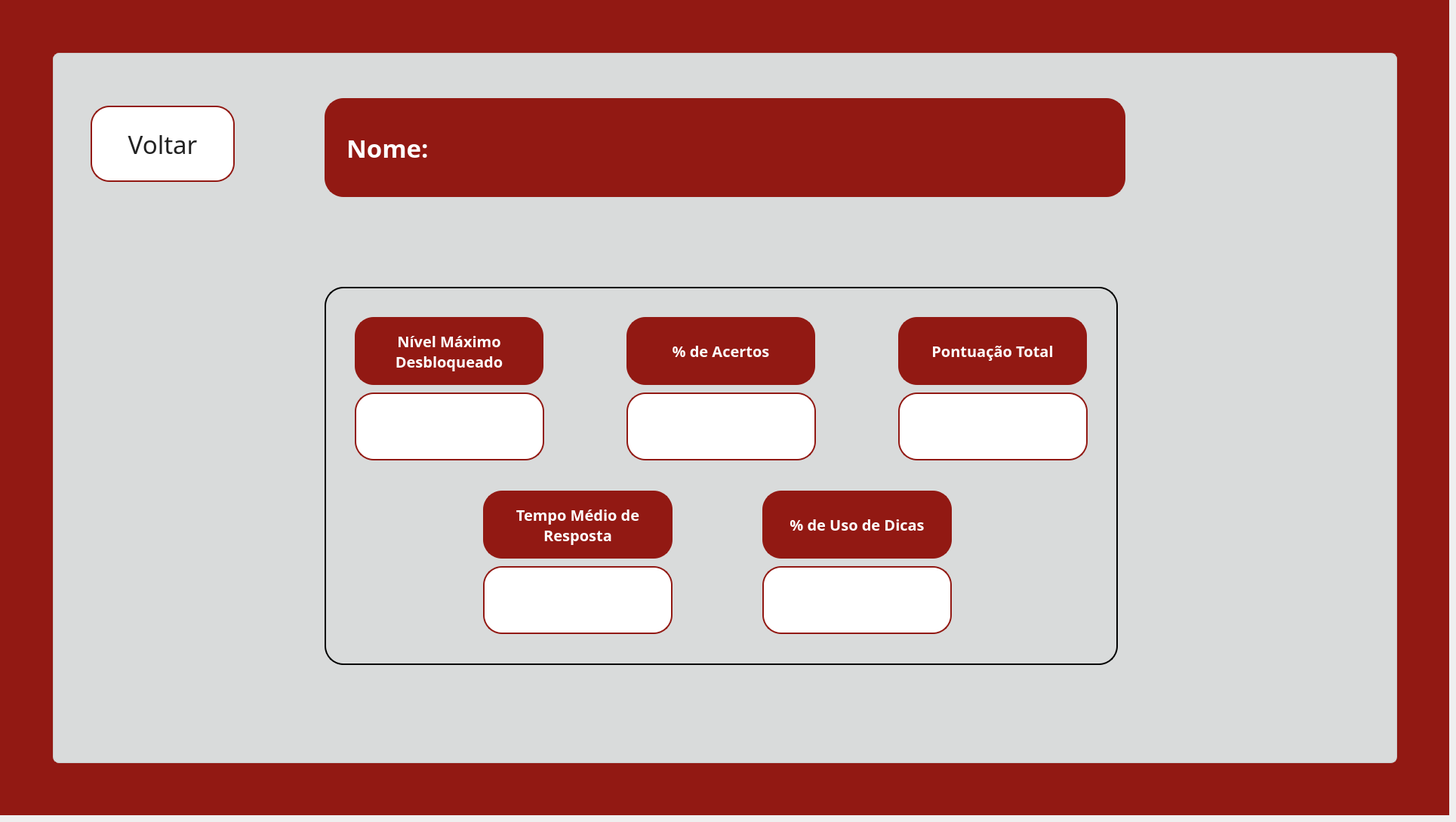
    <widget class="QWidget" name="pg_relatorioindividual">
     <widget class="QWidget" name="fundo_gabarito_2" native="true">
      <property name="geometry">
       <rect>
        <x>0</x>
        <y>0</y>
        <width>1920</width>
        <height>1080</height>
       </rect>
      </property>
      <property name="styleSheet">
       <string notr="true">background-color: #921913;</string>
      </property>
      <widget class="QWidget" name="container_gabarito_2" native="true">
       <property name="geometry">
        <rect>
         <x>70</x>
         <y>70</y>
         <width>1781</width>
         <height>941</height>
        </rect>
       </property>
       <property name="styleSheet">
        <string notr="true">background-color: #d9dbdb;
border: 1px solid #cccccc;
border-radius: 8px;</string>
       </property>
       <widget class="QLabel" name="lbl_titulo_gabarito_2">
        <property name="geometry">
         <rect>
          <x>360</x>
          <y>60</y>
          <width>1061</width>
          <height>131</height>
         </rect>
        </property>
        <property name="font">
         <font>
          <family>Arbutus Slab</family>
          <pointsize>25</pointsize>
          <bold>true</bold>
         </font>
        </property>
        <property name="cursor">
         <cursorShape>ArrowCursor</cursorShape>
        </property>
        <property name="styleSheet">
         <string notr="true">background-color: #921913;
border: 2px solid #921913;
border-radius: 25px;
color: white;
padding: 0 18px</string>
        </property>
        <property name="text">
         <string>Nome: </string>
        </property>
        <property name="textFormat">
         <enum>Qt::TextFormat::AutoText</enum>
        </property>
        <property name="alignment">
         <set>Qt::AlignmentFlag::AlignLeading|Qt::AlignmentFlag::AlignLeft|Qt::AlignmentFlag::AlignVCenter</set>
        </property>
        <property name="wordWrap">
         <bool>true</bool>
        </property>
       </widget>
       <widget class="QLabel" name="img_cel_A_gabarito_2">
        <property name="geometry">
         <rect>
          <x>0</x>
          <y>0</y>
          <width>451</width>
          <height>491</height>
         </rect>
        </property>
        <property name="font">
         <font>
          <bold>false</bold>
         </font>
        </property>
        <property name="styleSheet">
         <string notr="true">border: transparent;
background-color: transparent;</string>
        </property>
        <property name="text">
         <string/>
        </property>
        <property name="pixmap">
         <pixmap>../images/fundoetec.png</pixmap>
        </property>
        <property name="scaledContents">
         <bool>true</bool>
        </property>
       </widget>
       <widget class="QLabel" name="img_cel_C_gabarito_2">
        <property name="geometry">
         <rect>
          <x>0</x>
          <y>470</y>
          <width>461</width>
          <height>461</height>
         </rect>
        </property>
        <property name="styleSheet">
         <string notr="true">border: transparent;
background-color: transparent;</string>
        </property>
        <property name="text">
         <string/>
        </property>
        <property name="pixmap">
         <pixmap>../images/fundoetec.png</pixmap>
        </property>
        <property name="scaledContents">
         <bool>true</bool>
        </property>
       </widget>
       <widget class="QLabel" name="img_cel_B_gabarito_2">
        <property name="geometry">
         <rect>
          <x>430</x>
          <y>0</y>
          <width>451</width>
          <height>521</height>
         </rect>
        </property>
        <property name="styleSheet">
         <string notr="true">border: transparent;
background-color: transparent;</string>
        </property>
        <property name="text">
         <string/>
        </property>
        <property name="pixmap">
         <pixmap>../images/fundoetec.png</pixmap>
        </property>
        <property name="scaledContents">
         <bool>true</bool>
        </property>
       </widget>
       <widget class="QLabel" name="img_cel_enunciado_gabarito_2">
        <property name="geometry">
         <rect>
          <x>870</x>
          <y>0</y>
          <width>471</width>
          <height>481</height>
         </rect>
        </property>
        <property name="styleSheet">
         <string notr="true">border: transparent;
background-color: transparent;</string>
        </property>
        <property name="text">
         <string/>
        </property>
        <property name="pixmap">
         <pixmap>../images/fundoetec.png</pixmap>
        </property>
        <property name="scaledContents">
         <bool>true</bool>
        </property>
       </widget>
       <widget class="QLabel" name="img_cel_eliminar_gabarito_2">
        <property name="geometry">
         <rect>
          <x>450</x>
          <y>470</y>
          <width>461</width>
          <height>461</height>
         </rect>
        </property>
        <property name="styleSheet">
         <string notr="true">border: transparent;
background-color: transparent;</string>
        </property>
        <property name="text">
         <string/>
        </property>
        <property name="pixmap">
         <pixmap>../images/fundoetec.png</pixmap>
        </property>
        <property name="scaledContents">
         <bool>true</bool>
        </property>
       </widget>
       <widget class="QLabel" name="img_cel_D_gabarito_2">
        <property name="geometry">
         <rect>
          <x>890</x>
          <y>460</y>
          <width>441</width>
          <height>471</height>
         </rect>
        </property>
        <property name="styleSheet">
         <string notr="true">border: transparent;
background-color: transparent;</string>
        </property>
        <property name="text">
         <string/>
        </property>
        <property name="pixmap">
         <pixmap>../images/fundoetec.png</pixmap>
        </property>
        <property name="scaledContents">
         <bool>true</bool>
        </property>
       </widget>
       <widget class="QLabel" name="img_cel_extra_gabarito_2">
        <property name="geometry">
         <rect>
          <x>1310</x>
          <y>450</y>
          <width>481</width>
          <height>481</height>
         </rect>
        </property>
        <property name="styleSheet">
         <string notr="true">border: transparent;
background-color: transparent;</string>
        </property>
        <property name="text">
         <string/>
        </property>
        <property name="pixmap">
         <pixmap>../images/fundoetec.png</pixmap>
        </property>
        <property name="scaledContents">
         <bool>true</bool>
        </property>
       </widget>
       <widget class="QFrame" name="frame_card_gabarito_2">
        <property name="geometry">
         <rect>
          <x>360</x>
          <y>310</y>
          <width>1051</width>
          <height>501</height>
         </rect>
        </property>
        <property name="styleSheet">
         <string notr="true">border-radius: 25px;
border: 2px solid black;
</string>
        </property>
        <property name="frameShape">
         <enum>QFrame::Shape::StyledPanel</enum>
        </property>
        <property name="frameShadow">
         <enum>QFrame::Shadow::Raised</enum>
        </property>
        <widget class="QLabel" name="lbl_gabarito_alt1_2">
         <property name="geometry">
          <rect>
           <x>40</x>
           <y>40</y>
           <width>250</width>
           <height>90</height>
          </rect>
         </property>
         <property name="font">
          <font>
           <family>Arbutus Slab</family>
           <pointsize>15</pointsize>
           <bold>true</bold>
          </font>
         </property>
         <property name="cursor">
          <cursorShape>ArrowCursor</cursorShape>
         </property>
         <property name="styleSheet">
          <string notr="true">background-color: #921913;
border: 2px solid #921913;
border-radius: 25px;
color: white;
padding: 0 18px</string>
         </property>
         <property name="text">
          <string>Nível Máximo Desbloqueado</string>
         </property>
         <property name="textFormat">
          <enum>Qt::TextFormat::AutoText</enum>
         </property>
         <property name="alignment">
          <set>Qt::AlignmentFlag::AlignCenter</set>
         </property>
         <property name="wordWrap">
          <bool>true</bool>
         </property>
        </widget>
        <widget class="QLabel" name="lbl_gabarito_alt2_2">
         <property name="geometry">
          <rect>
           <x>400</x>
           <y>40</y>
           <width>250</width>
           <height>90</height>
          </rect>
         </property>
         <property name="font">
          <font>
           <family>Arbutus Slab</family>
           <pointsize>15</pointsize>
           <bold>true</bold>
          </font>
         </property>
         <property name="cursor">
          <cursorShape>ArrowCursor</cursorShape>
         </property>
         <property name="styleSheet">
          <string notr="true">background-color: #921913;
border: 2px solid #921913;
border-radius: 25px;
color: white;
padding: 0 18px</string>
         </property>
         <property name="text">
          <string>% de Acertos</string>
         </property>
         <property name="textFormat">
          <enum>Qt::TextFormat::AutoText</enum>
         </property>
         <property name="alignment">
          <set>Qt::AlignmentFlag::AlignCenter</set>
         </property>
         <property name="wordWrap">
          <bool>true</bool>
         </property>
        </widget>
        <widget class="QLabel" name="lbl_gabarito_alt3_2">
         <property name="geometry">
          <rect>
           <x>760</x>
           <y>40</y>
           <width>250</width>
           <height>90</height>
          </rect>
         </property>
         <property name="font">
          <font>
           <family>Arbutus Slab</family>
           <pointsize>15</pointsize>
           <bold>true</bold>
          </font>
         </property>
         <property name="cursor">
          <cursorShape>ArrowCursor</cursorShape>
         </property>
         <property name="styleSheet">
          <string notr="true">background-color: #921913;
border: 2px solid #921913;
border-radius: 25px;
color: white;
padding: 0 18px</string>
         </property>
         <property name="text">
          <string>Pontuação Total</string>
         </property>
         <property name="textFormat">
          <enum>Qt::TextFormat::AutoText</enum>
         </property>
         <property name="alignment">
          <set>Qt::AlignmentFlag::AlignCenter</set>
         </property>
         <property name="wordWrap">
          <bool>true</bool>
         </property>
        </widget>
        <widget class="QLabel" name="lbl_nivel2_2">
         <property name="geometry">
          <rect>
           <x>40</x>
           <y>140</y>
           <width>251</width>
           <height>90</height>
          </rect>
         </property>
         <property name="font">
          <font>
           <family>Arbutus Slab</family>
           <pointsize>20</pointsize>
          </font>
         </property>
         <property name="cursor">
          <cursorShape>ArrowCursor</cursorShape>
         </property>
         <property name="styleSheet">
          <string notr="true">background-color: white;
color: #222222;
border: 2px solid #921913;
border-radius: 25px;
padding: 0 18px</string>
         </property>
         <property name="text">
          <string/>
         </property>
         <property name="textFormat">
          <enum>Qt::TextFormat::AutoText</enum>
         </property>
         <property name="wordWrap">
          <bool>true</bool>
         </property>
        </widget>
        <widget class="QLabel" name="lbl_suaresposta_2">
         <property name="geometry">
          <rect>
           <x>400</x>
           <y>140</y>
           <width>251</width>
           <height>90</height>
          </rect>
         </property>
         <property name="font">
          <font>
           <family>Arbutus Slab</family>
           <pointsize>20</pointsize>
          </font>
         </property>
         <property name="cursor">
          <cursorShape>ArrowCursor</cursorShape>
         </property>
         <property name="styleSheet">
          <string notr="true">background-color: white;
color: #222222;
border: 2px solid #921913;
border-radius: 25px;
padding: 0 18px</string>
         </property>
         <property name="text">
          <string/>
         </property>
         <property name="textFormat">
          <enum>Qt::TextFormat::AutoText</enum>
         </property>
         <property name="wordWrap">
          <bool>true</bool>
         </property>
        </widget>
        <widget class="QLabel" name="lbl_gabarito_2">
         <property name="geometry">
          <rect>
           <x>760</x>
           <y>140</y>
           <width>251</width>
           <height>90</height>
          </rect>
         </property>
         <property name="font">
          <font>
           <family>Arbutus Slab</family>
           <pointsize>20</pointsize>
          </font>
         </property>
         <property name="cursor">
          <cursorShape>ArrowCursor</cursorShape>
         </property>
         <property name="styleSheet">
          <string notr="true">background-color: white;
color: #222222;
border: 2px solid #921913;
border-radius: 25px;
padding: 0 18px</string>
         </property>
         <property name="text">
          <string/>
         </property>
         <property name="textFormat">
          <enum>Qt::TextFormat::AutoText</enum>
         </property>
         <property name="wordWrap">
          <bool>true</bool>
         </property>
        </widget>
        <widget class="QLabel" name="lbl_gabarito_alt1_3">
         <property name="geometry">
          <rect>
           <x>210</x>
           <y>270</y>
           <width>251</width>
           <height>90</height>
          </rect>
         </property>
         <property name="font">
          <font>
           <family>Arbutus Slab</family>
           <pointsize>15</pointsize>
           <bold>true</bold>
          </font>
         </property>
         <property name="cursor">
          <cursorShape>ArrowCursor</cursorShape>
         </property>
         <property name="styleSheet">
          <string notr="true">background-color: #921913;
border: 2px solid #921913;
border-radius: 25px;
color: white;
padding: 0 18px</string>
         </property>
         <property name="text">
          <string>Tempo Médio de Resposta</string>
         </property>
         <property name="textFormat">
          <enum>Qt::TextFormat::AutoText</enum>
         </property>
         <property name="alignment">
          <set>Qt::AlignmentFlag::AlignCenter</set>
         </property>
         <property name="wordWrap">
          <bool>true</bool>
         </property>
        </widget>
        <widget class="QLabel" name="lbl_nivel2_3">
         <property name="geometry">
          <rect>
           <x>210</x>
           <y>370</y>
           <width>251</width>
           <height>90</height>
          </rect>
         </property>
         <property name="font">
          <font>
           <family>Arbutus Slab</family>
           <pointsize>20</pointsize>
          </font>
         </property>
         <property name="cursor">
          <cursorShape>ArrowCursor</cursorShape>
         </property>
         <property name="styleSheet">
          <string notr="true">background-color: white;
color: #222222;
border: 2px solid #921913;
border-radius: 25px;
padding: 0 18px</string>
         </property>
         <property name="text">
          <string/>
         </property>
         <property name="textFormat">
          <enum>Qt::TextFormat::AutoText</enum>
         </property>
         <property name="wordWrap">
          <bool>true</bool>
         </property>
        </widget>
        <widget class="QLabel" name="lbl_nivel2_4">
         <property name="geometry">
          <rect>
           <x>580</x>
           <y>370</y>
           <width>251</width>
           <height>90</height>
          </rect>
         </property>
         <property name="font">
          <font>
           <family>Arbutus Slab</family>
           <pointsize>20</pointsize>
          </font>
         </property>
         <property name="cursor">
          <cursorShape>ArrowCursor</cursorShape>
         </property>
         <property name="styleSheet">
          <string notr="true">background-color: white;
color: #222222;
border: 2px solid #921913;
border-radius: 25px;
padding: 0 18px</string>
         </property>
         <property name="text">
          <string/>
         </property>
         <property name="textFormat">
          <enum>Qt::TextFormat::AutoText</enum>
         </property>
         <property name="wordWrap">
          <bool>true</bool>
         </property>
        </widget>
        <widget class="QLabel" name="lbl_gabarito_alt1_4">
         <property name="geometry">
          <rect>
           <x>580</x>
           <y>270</y>
           <width>251</width>
           <height>90</height>
          </rect>
         </property>
         <property name="font">
          <font>
           <family>Arbutus Slab</family>
           <pointsize>15</pointsize>
           <bold>true</bold>
          </font>
         </property>
         <property name="cursor">
          <cursorShape>ArrowCursor</cursorShape>
         </property>
         <property name="styleSheet">
          <string notr="true">background-color: #921913;
border: 2px solid #921913;
border-radius: 25px;
color: white;
padding: 0 18px</string>
         </property>
         <property name="text">
          <string>% de Uso de Dicas</string>
         </property>
         <property name="textFormat">
          <enum>Qt::TextFormat::AutoText</enum>
         </property>
         <property name="alignment">
          <set>Qt::AlignmentFlag::AlignCenter</set>
         </property>
         <property name="wordWrap">
          <bool>true</bool>
         </property>
        </widget>
       </widget>
       <widget class="QPushButton" name="btn_voltarpararanking_5">
        <property name="geometry">
         <rect>
          <x>50</x>
          <y>70</y>
          <width>191</width>
          <height>101</height>
         </rect>
        </property>
        <property name="font">
         <font>
          <family>Arbutus Slab</family>
          <pointsize>25</pointsize>
         </font>
        </property>
        <property name="styleSheet">
         <string notr="true">background-color: white;
border: 2px solid #921913;
border-radius: 25px;
color: #222222;
padding: 0 18px</string>
        </property>
        <property name="text">
         <string>Voltar</string>
        </property>
       </widget>
       <widget class="QLabel" name="lbl_logo_rodape_gabarito_2">
        <property name="geometry">
         <rect>
          <x>1330</x>
          <y>0</y>
          <width>471</width>
          <height>471</height>
         </rect>
        </property>
        <property name="styleSheet">
         <string notr="true">border: transparent;
background-color: transparent;</string>
        </property>
        <property name="text">
         <string/>
        </property>
        <property name="pixmap">
         <pixmap>../images/fundoetec.png</pixmap>
        </property>
        <property name="scaledContents">
         <bool>true</bool>
        </property>
       </widget>
       <zorder>lbl_logo_rodape_gabarito_2</zorder>
       <zorder>img_cel_A_gabarito_2</zorder>
       <zorder>img_cel_B_gabarito_2</zorder>
       <zorder>img_cel_enunciado_gabarito_2</zorder>
       <zorder>lbl_titulo_gabarito_2</zorder>
       <zorder>img_cel_C_gabarito_2</zorder>
       <zorder>img_cel_eliminar_gabarito_2</zorder>
       <zorder>img_cel_D_gabarito_2</zorder>
       <zorder>img_cel_extra_gabarito_2</zorder>
       <zorder>frame_card_gabarito_2</zorder>
       <zorder>btn_voltarpararanking_5</zorder>
      </widget>
     </widget>
    </widget>
